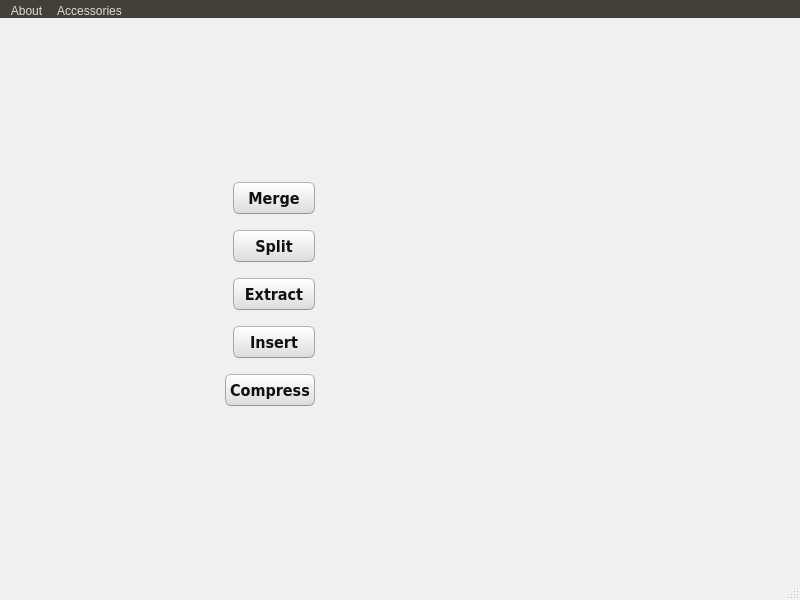
<?xml version="1.0" encoding="UTF-8"?>
<ui version="4.0">
 <class>MainWindow</class>
 <widget class="QMainWindow" name="MainWindow">
  <property name="geometry">
   <rect>
    <x>0</x>
    <y>0</y>
    <width>800</width>
    <height>600</height>
   </rect>
  </property>
  <property name="minimumSize">
   <size>
    <width>800</width>
    <height>600</height>
   </size>
  </property>
  <property name="maximumSize">
   <size>
    <width>800</width>
    <height>600</height>
   </size>
  </property>
  <property name="windowTitle">
   <string notr="true">PDFutils GUI</string>
  </property>
  <property name="windowIcon">
   <iconset resource="media.qrc">
    <normaloff>:/media/custom-utils-gui.png</normaloff>:/media/custom-utils-gui.png</iconset>
  </property>
  <property name="styleSheet">
   <string notr="true">/*
Ubuntu Style Sheet for QT Applications
Author: Jaime A. Quiroga P.
Company: GTRONICK
Last updated: 01/10/2021 (dd/mm/yyyy), 15:18.
Available at: https://github.com/GTRONICK/QSS/blob/master/Ubuntu.qss
*/
QMainWindow {
	background-color:#f0f0f0;
}
QCheckBox {
	padding:2px;
}
QCheckBox:hover {
	border:1px solid rgb(255,150,60);
	border-radius:4px;
	padding: 1px;
	background-color:qlineargradient(spread:pad, x1:0.5, y1:1, x2:0.5, y2:0, stop:0 rgba(190, 90, 50, 50), stop:1 rgba(250, 130, 40, 50));
}
QCheckBox::indicator:checked {
	border:1px solid rgb(246, 134, 86);
	border-radius:4px;
  	background-color:rgb(246, 134, 86)
}
QCheckBox::indicator:unchecked {
	border-width:1px solid rgb(246, 134, 86);
	border-radius:4px;
  	background-color:rgb(255,255,255);
}
QColorDialog {
	background-color:#f0f0f0;
}
QComboBox {
	color:rgb(81,72,65);
	background: #ffffff;
}
QComboBox:editable {
	selection-color:rgb(81,72,65);
	selection-background-color: #ffffff;
}
QComboBox QAbstractItemView {
	selection-color: #ffffff;
	selection-background-color: rgb(246, 134, 86);
}
QComboBox:!editable:on, QComboBox::drop-down:editable:on {
	color:  #1e1d23;	
}
QDateTimeEdit, QDateEdit, QDoubleSpinBox, QFontComboBox {
	color:rgb(81,72,65);
	background-color: #ffffff;
}

QDialog {
	background-color:#f0f0f0;
}

QLabel,QLineEdit {
	color:rgb(17,17,17);
}
QLineEdit {
	background-color:rgb(255,255,255);
	selection-background-color:rgb(236,116,64);
}
QMenuBar {
	color:rgb(223,219,210);
	background-color:rgb(65,64,59);
}
QMenuBar::item {
	padding-top:4px;
	padding-left:4px;
	padding-right:4px;
	color:rgb(223,219,210);
	background-color:rgb(65,64,59);
}
QMenuBar::item:selected {
	color:rgb(255,255,255);
	padding-top:2px;
	padding-left:2px;
	padding-right:2px;
	border-top-width:2px;
	border-left-width:2px;
	border-right-width:2px;
	border-top-right-radius:4px;
	border-top-left-radius:4px;
	border-style:solid;
	background-color:rgb(65,64,59);
	border-top-color: rgb(47,47,44);
	border-right-color: qlineargradient(spread:pad, x1:0, y1:1, x2:1, y2:0, stop:0 rgba(90, 87, 78, 255), stop:1 rgba(47,47,44, 255));
	border-left-color:  qlineargradient(spread:pad, x1:1, y1:0, x2:0, y2:0, stop:0 rgba(90, 87, 78, 255), stop:1 rgba(47,47,44, 255));
}
QMenu {
	color:rgb(223,219,210);
	background-color:rgb(65,64,59);
}
QMenu::item {
	color:rgb(223,219,210);
	padding:4px 10px 4px 20px;
}
QMenu::item:selected {
	color:rgb(255,255,255);
	background-color: qlineargradient(spread:pad, x1:0.5, y1:1, x2:0.5, y2:0, stop:0 rgba(225, 108, 54, 255), stop:1 rgba(246, 134, 86, 255));
	border-style:solid;
	border-width:3px;
	padding:4px 7px 4px 17px;
	border-bottom-color:qlineargradient(spread:pad, x1:0.5, y1:1, x2:0.5, y2:0, stop:0 rgba(175,85,48,255), stop:1 rgba(236,114,67, 255));
	border-top-color:qlineargradient(spread:pad, x1:0.5, y1:1, x2:0.5, y2:0, stop:0 rgba(253,156,113,255), stop:1 rgba(205,90,46, 255));
	border-right-color:qlineargradient(spread:pad, x1:0, y1:0.5, x2:1, y2:0.5, stop:0 rgba(253,156,113,255), stop:1 rgba(205,90,46, 255));
	border-left-color:qlineargradient(spread:pad, x1:1, y1:0.5, x2:0, y2:0.5, stop:0 rgba(253,156,113,255), stop:1 rgba(205,90,46, 255));
}
QPlainTextEdit {
	border: 1px solid transparent;
	color:rgb(17,17,17);
	selection-background-color:rgb(236,116,64);
    background-color: #FFFFFF;
}
QProgressBar {
	text-align: center;
	color: rgb(0, 0, 0);
	border: 1px inset rgb(150,150,150); 
	border-radius: 10px;
	background-color:rgb(221,221,219);
}
QProgressBar::chunk:horizontal {
	background-color: qlineargradient(spread:pad, x1:0.5, y1:1, x2:0.5, y2:0, stop:0 rgba(225, 108, 54, 255), stop:1 rgba(246, 134, 86, 255));
	border:1px solid;
	border-radius:8px;
	border-bottom-color:qlineargradient(spread:pad, x1:0.5, y1:1, x2:0.5, y2:0, stop:0 rgba(175,85,48,255), stop:1 rgba(236,114,67, 255));
	border-top-color:qlineargradient(spread:pad, x1:0.5, y1:1, x2:0.5, y2:0, stop:0 rgba(253,156,113,255), stop:1 rgba(205,90,46, 255));
	border-right-color:qlineargradient(spread:pad, x1:0, y1:0.5, x2:1, y2:0.5, stop:0 rgba(253,156,113,255), stop:1 rgba(205,90,46, 255));
	border-left-color:qlineargradient(spread:pad, x1:1, y1:0.5, x2:0, y2:0.5, stop:0 rgba(253,156,113,255), stop:1 rgba(205,90,46, 255));
}
QPushButton{
	color:rgb(17,17,17);
	border-width: 1px;
	border-radius: 6px;
	border-bottom-color: rgb(150,150,150);
	border-right-color: rgb(165,165,165);
	border-left-color: rgb(165,165,165);
	border-top-color: rgb(180,180,180);
	border-style: solid;
	padding: 4px;
	background-color: qlineargradient(spread:pad, x1:0.5, y1:1, x2:0.5, y2:0, stop:0 rgba(220, 220, 220, 255), stop:1 rgba(255, 255, 255, 255));
}
QPushButton:hover{
	color:rgb(17,17,17);
	border-width: 1px;
	border-radius:6px;
	border-top-color: rgb(255,150,60);
	border-right-color: qlineargradient(spread:pad, x1:0, y1:1, x2:1, y2:0, stop:0 rgba(200, 70, 20, 255), stop:1 rgba(255,150,60, 255));
	border-left-color:  qlineargradient(spread:pad, x1:1, y1:0, x2:0, y2:0, stop:0 rgba(200, 70, 20, 255), stop:1 rgba(255,150,60, 255));
	border-bottom-color: rgb(200,70,20);
	border-style: solid;
	padding: 2px;
	background-color: qlineargradient(spread:pad, x1:0.5, y1:1, x2:0.5, y2:0, stop:0 rgba(220, 220, 220, 255), stop:1 rgba(255, 255, 255, 255));
}
QPushButton:default{
	color:rgb(17,17,17);
	border-width: 1px;
	border-radius:6px;
	border-top-color: rgb(255,150,60);
	border-right-color: qlineargradient(spread:pad, x1:0, y1:1, x2:1, y2:0, stop:0 rgba(200, 70, 20, 255), stop:1 rgba(255,150,60, 255));
	border-left-color:  qlineargradient(spread:pad, x1:1, y1:0, x2:0, y2:0, stop:0 rgba(200, 70, 20, 255), stop:1 rgba(255,150,60, 255));
	border-bottom-color: rgb(200,70,20);
	border-style: solid;
	padding: 2px;
	background-color: qlineargradient(spread:pad, x1:0.5, y1:1, x2:0.5, y2:0, stop:0 rgba(220, 220, 220, 255), stop:1 rgba(255, 255, 255, 255));
}
QPushButton:pressed{
	color:rgb(17,17,17);
	border-width: 1px;
	border-radius: 6px;
	border-width: 1px;
	border-top-color: rgba(255,150,60,200);
	border-right-color: qlineargradient(spread:pad, x1:0, y1:1, x2:1, y2:0, stop:0 rgba(200, 70, 20, 255), stop:1 rgba(255,150,60, 200));
	border-left-color:  qlineargradient(spread:pad, x1:1, y1:0, x2:0, y2:0, stop:0 rgba(200, 70, 20, 255), stop:1 rgba(255,150,60, 200));
	border-bottom-color: rgba(200,70,20,200);
	border-style: solid;
	padding: 2px;
	background-color: qlineargradient(spread:pad, x1:0.5, y1:0, x2:0.5, y2:1, stop:0 rgba(220, 220, 220, 255), stop:1 rgba(255, 255, 255, 255));
}
QPushButton:disabled{
	color:rgb(174,167,159);
	border-width: 1px;
	border-radius: 6px;
	background-color: qlineargradient(spread:pad, x1:0.5, y1:1, x2:0.5, y2:0, stop:0 rgba(200, 200, 200, 255), stop:1 rgba(230, 230, 230, 255));
}
QRadioButton {
	padding: 1px;
}
QRadioButton::indicator:checked {
	height: 10px;
	width: 10px;
	border-style:solid;
	border-radius:5px;
	border-width: 1px;
	border-color: rgba(246, 134, 86, 255);
	color: #a9b7c6;
	background-color:rgba(246, 134, 86, 255);
}
QRadioButton::indicator:!checked {
	height: 10px;
	width: 10px;
	border-style:solid;
	border-radius:5px;
	border-width: 1px;
	border-color: rgb(246, 134, 86);
	color: #a9b7c6;
	background-color: transparent;
}
QScrollArea {
	color: white;
	background-color:#f0f0f0;
}
QSlider::groove {
	border-style: solid;
	border-width: 1px;
	border-color: rgb(207,207,207);
}
QSlider::groove:horizontal {
	height: 5px;
	background: rgb(246, 134, 86);
}
QSlider::groove:vertical {
	width: 5px;
	background: rgb(246, 134, 86);
}
QSlider::handle:horizontal {
	background: rgb(253,253,253);
	border-style: solid;
	border-width: 1px;
	border-color: rgb(207,207,207);
	width: 12px;
	margin: -5px 0;
	border-radius: 7px;
}
QSlider::handle:vertical {
	background: rgb(253,253,253);
	border-style: solid;
	border-width: 1px;
	border-color: rgb(207,207,207);
	height: 12px;
	margin: 0 -5px;
	border-radius: 7px;
}
QSlider::add-page:horizontal, QSlider::add-page:vertical {
 	background: white;
}
QSlider::sub-page:horizontal, QSlider::sub-page:vertical {
	background: rgb(246, 134, 86);
}
QStatusBar, QSpinBox {
	color:rgb(81,72,65);
}
QSpinBox {
	background-color: #ffffff;
}
QScrollBar:horizontal {
	max-height: 20px;
	border: 1px transparent;
	margin: 0px 20px 0px 20px;
}
QScrollBar::handle:horizontal {
	background: rgb(253,253,253);
	border: 1px solid rgb(207,207,207);
	border-radius: 7px;
	min-width: 25px;
}
QScrollBar::handle:horizontal:hover {
	background: rgb(253,253,253);
	border: 1px solid rgb(255,150,60);
	border-radius: 7px;
	min-width: 25px;
}
QScrollBar::add-line:horizontal {
  	border: 1px solid rgb(207,207,207);
  	border-top-right-radius: 7px;
  	border-top-left-radius: 7px;
  	border-bottom-right-radius: 7px;
  	background: rgb(255, 255, 255);
  	width: 20px;
  	subcontrol-position: right;
  	subcontrol-origin: margin;
}
QScrollBar::add-line:horizontal:hover {
  	border: 1px solid rgb(255,150,60);
  	border-top-right-radius: 7px;
  	border-top-left-radius: 7px;
  	border-bottom-right-radius: 7px;
  	background: rgb(255, 255, 255);
  	width: 20px;
  	subcontrol-position: right;
  	subcontrol-origin: margin;
}
QScrollBar::add-line:horizontal:pressed {
  	border: 1px solid grey;
  	border-top-left-radius: 7px;
  	border-top-right-radius: 7px;
  	border-bottom-right-radius: 7px;
  	background: rgb(231,231,231);
  	width: 20px;
  	subcontrol-position: right;
  	subcontrol-origin: margin;
}
QScrollBar::sub-line:horizontal {
  	border: 1px solid rgb(207,207,207);
  	border-top-right-radius: 7px;
  	border-top-left-radius: 7px;
  	border-bottom-left-radius: 7px;
  	background: rgb(255, 255, 255);
  	width: 20px;
  	subcontrol-position: left;
  	subcontrol-origin: margin;
}
QScrollBar::sub-line:horizontal:hover {
  	border: 1px solid rgb(255,150,60);
  	border-top-right-radius: 7px;
  	border-top-left-radius: 7px;
  	border-bottom-left-radius: 7px;
  	background: rgb(255, 255, 255);
  	width: 20px;
  	subcontrol-position: left;
  	subcontrol-origin: margin;
}
QScrollBar::sub-line:horizontal:pressed {
  	border: 1px solid grey;
  	border-top-right-radius: 7px;
  	border-top-left-radius: 7px;
  	border-bottom-left-radius: 7px;
  	background: rgb(231,231,231);
  	width: 20px;
  	subcontrol-position: left;
  	subcontrol-origin: margin;
}
QScrollBar::left-arrow:horizontal {
  	border: 1px transparent grey;
  	border-top-left-radius: 3px;
  	border-bottom-left-radius: 3px;
  	width: 6px;
  	height: 6px;
  	background: rgb(230,230,230);
}
QScrollBar::right-arrow:horizontal {
	border: 1px transparent grey;
	border-top-right-radius: 3px;
	border-bottom-right-radius: 3px;
  	width: 6px;
  	height: 6px;
 	background: rgb(230,230,230);
}
QScrollBar::add-page:horizontal, QScrollBar::sub-page:horizontal {
 	background: none;
} 
QScrollBar:vertical {
	max-width: 20px;
	border: 1px transparent grey;
	margin: 20px 0px 20px 0px;
}
QScrollBar::add-line:vertical {
	border: 1px solid;
	border-color: rgb(207,207,207);
	border-bottom-right-radius: 7px;
	border-bottom-left-radius: 7px;
	border-top-left-radius: 7px;
	background: rgb(255, 255, 255);
  	height: 20px;
  	subcontrol-position: bottom;
  	subcontrol-origin: margin;
}
QScrollBar::add-line:vertical:hover {
  	border: 1px solid;
  	border-color: rgb(255,150,60);
  	border-bottom-right-radius: 7px;
  	border-bottom-left-radius: 7px;
  	border-top-left-radius: 7px;
  	background: rgb(255, 255, 255);
  	height: 20px;
  	subcontrol-position: bottom;
  	subcontrol-origin: margin;
}
QScrollBar::add-line:vertical:pressed {
  	border: 1px solid grey;
  	border-bottom-left-radius: 7px;
  	border-bottom-right-radius: 7px;
  	border-top-left-radius: 7px;
  	background: rgb(231,231,231);
  	height: 20px;
  	subcontrol-position: bottom;
  	subcontrol-origin: margin;
}
QScrollBar::sub-line:vertical {
  	border: 1px solid rgb(207,207,207);
  	border-top-right-radius: 7px;
  	border-top-left-radius: 7px;
  	border-bottom-left-radius: 7px;
  	background: rgb(255, 255, 255);
  	height: 20px;
  	subcontrol-position: top;
  	subcontrol-origin: margin;
}
QScrollBar::sub-line:vertical:hover {
  	border: 1px solid rgb(255,150,60);
  	border-top-right-radius: 7px;
  	border-top-left-radius: 7px;
  	border-bottom-left-radius: 7px;
	background: rgb(255, 255, 255);
  	height: 20px;
  	subcontrol-position: top;
  	subcontrol-origin: margin;
}
QScrollBar::sub-line:vertical:pressed {
  	border: 1px solid grey;
  	border-top-left-radius: 7px;
  	border-top-right-radius: 7px;
  	background: rgb(231,231,231);
 	height: 20px;
  	subcontrol-position: top;
  	subcontrol-origin: margin;
}
QScrollBar::handle:vertical {
	background: rgb(253,253,253);
	border: 1px solid rgb(207,207,207);
	border-radius: 7px;
	min-height: 25px;
}
QScrollBar::handle:vertical:hover {
	background: rgb(253,253,253);
	border: 1px solid rgb(255,150,60);
	border-radius: 7px;
	min-height: 25px;
}
QScrollBar::up-arrow:vertical {
	border: 1px transparent grey;
  	border-top-left-radius: 3px;
	border-top-right-radius: 3px;
  	width: 6px;
  	height: 6px;
  	background: rgb(230,230,230);
}
QScrollBar::down-arrow:vertical {
  	border: 1px transparent grey;
  	border-bottom-left-radius: 3px;
  	border-bottom-right-radius: 3px;
  	width: 6px;
  	height: 6px;
  	background: rgb(230,230,230);
}
QScrollBar::add-page:vertical, QScrollBar::sub-page:vertical {
  	background: none;
}
QTabWidget {
	color:rgb(0,0,0);
	background-color:rgb(247,246,246);
}
QTabWidget::pane {
	border-color: rgb(180,180,180);
	background-color:rgb(247,246,246);
	border-style: solid;
	border-width: 1px;
  	border-radius: 6px;
}
QTabBar::tab {
	padding-left:4px;
	padding-right:4px;
	padding-bottom:2px;
	padding-top:2px;
	color:rgb(81,72,65);
  	background-color: qlineargradient(spread:pad, x1:0.5, y1:1, x2:0.5, y2:0, stop:0 rgba(221,218,217,255), stop:1 rgba(240,239,238,255));
	border-style: solid;
	border-width: 1px;
  	border-top-right-radius:4px;
	border-top-left-radius:4px;
	border-top-color: rgb(180,180,180);
	border-left-color: rgb(180,180,180);
	border-right-color: rgb(180,180,180);
	border-bottom-color: transparent;
}
QTabBar::tab:selected, QTabBar::tab:last:selected, QTabBar::tab:hover {
  	background-color:rgb(247,246,246);
  	margin-left: 0px;
  	margin-right: 1px;
}
QTabBar::tab:!selected {
	margin-top: 1px;
	margin-right: 1px;
}
QTextEdit {
	border-width: 1px;
	border-style: solid;
	border-color:transparent;
	color:rgb(17,17,17);
	selection-background-color:rgb(236,116,64);
}
QTimeEdit, QToolBox, QToolBox::tab, QToolBox::tab:selected {
	color:rgb(81,72,65);
	background-color: #ffffff;
}</string>
  </property>
  <widget class="QWidget" name="centralwidget">
   <widget class="QWidget" name="gridLayoutWidget">
    <property name="geometry">
     <rect>
      <x>-1</x>
      <y>0</y>
      <width>801</width>
      <height>551</height>
     </rect>
    </property>
    <layout class="QGridLayout" name="grid00">
     <property name="sizeConstraint">
      <enum>QLayout::SetDefaultConstraint</enum>
     </property>
     <item row="0" column="0">
      <layout class="QHBoxLayout" name="hbox01">
       <property name="spacing">
        <number>32</number>
       </property>
       <property name="leftMargin">
        <number>10</number>
       </property>
       <property name="topMargin">
        <number>10</number>
       </property>
       <property name="rightMargin">
        <number>10</number>
       </property>
       <property name="bottomMargin">
        <number>10</number>
       </property>
       <item>
        <spacer name="hspc01a_2">
         <property name="orientation">
          <enum>Qt::Horizontal</enum>
         </property>
         <property name="sizeType">
          <enum>QSizePolicy::MinimumExpanding</enum>
         </property>
         <property name="sizeHint" stdset="0">
          <size>
           <width>10</width>
           <height>20</height>
          </size>
         </property>
        </spacer>
       </item>
       <item>
        <layout class="QVBoxLayout" name="vbox02">
         <property name="spacing">
          <number>16</number>
         </property>
         <property name="leftMargin">
          <number>2</number>
         </property>
         <property name="topMargin">
          <number>2</number>
         </property>
         <property name="rightMargin">
          <number>2</number>
         </property>
         <property name="bottomMargin">
          <number>2</number>
         </property>
         <item>
          <spacer name="vpsc02b">
           <property name="orientation">
            <enum>Qt::Vertical</enum>
           </property>
           <property name="sizeHint" stdset="0">
            <size>
             <width>20</width>
             <height>40</height>
            </size>
           </property>
          </spacer>
         </item>
         <item>
          <layout class="QHBoxLayout" name="hbox03">
           <property name="spacing">
            <number>16</number>
           </property>
           <property name="leftMargin">
            <number>2</number>
           </property>
           <property name="rightMargin">
            <number>64</number>
           </property>
           <item>
            <widget class="QLabel" name="icon03">
             <property name="minimumSize">
              <size>
               <width>24</width>
               <height>24</height>
              </size>
             </property>
             <property name="maximumSize">
              <size>
               <width>32</width>
               <height>32</height>
              </size>
             </property>
             <property name="baseSize">
              <size>
               <width>32</width>
               <height>32</height>
              </size>
             </property>
             <property name="text">
              <string/>
             </property>
             <property name="pixmap">
              <pixmap resource="media.qrc">:/media/merge.svg</pixmap>
             </property>
             <property name="scaledContents">
              <bool>true</bool>
             </property>
             <property name="alignment">
              <set>Qt::AlignRight|Qt::AlignTrailing|Qt::AlignVCenter</set>
             </property>
            </widget>
           </item>
           <item>
            <widget class="QPushButton" name="btn03_merge">
             <property name="sizePolicy">
              <sizepolicy hsizetype="Preferred" vsizetype="Fixed">
               <horstretch>0</horstretch>
               <verstretch>0</verstretch>
              </sizepolicy>
             </property>
             <property name="minimumSize">
              <size>
               <width>64</width>
               <height>32</height>
              </size>
             </property>
             <property name="maximumSize">
              <size>
               <width>256</width>
               <height>32</height>
              </size>
             </property>
             <property name="baseSize">
              <size>
               <width>128</width>
               <height>32</height>
              </size>
             </property>
             <property name="font">
              <font>
               <family>DejaVu Sans Condensed</family>
               <pointsize>12</pointsize>
               <bold>true</bold>
              </font>
             </property>
             <property name="mouseTracking">
              <bool>true</bool>
             </property>
             <property name="tabletTracking">
              <bool>false</bool>
             </property>
             <property name="autoFillBackground">
              <bool>false</bool>
             </property>
             <property name="text">
              <string>Merge</string>
             </property>
             <property name="iconSize">
              <size>
               <width>24</width>
               <height>24</height>
              </size>
             </property>
            </widget>
           </item>
          </layout>
         </item>
         <item>
          <layout class="QHBoxLayout" name="hbox04">
           <property name="spacing">
            <number>16</number>
           </property>
           <property name="leftMargin">
            <number>2</number>
           </property>
           <property name="rightMargin">
            <number>64</number>
           </property>
           <item>
            <widget class="QLabel" name="icon02">
             <property name="minimumSize">
              <size>
               <width>24</width>
               <height>24</height>
              </size>
             </property>
             <property name="maximumSize">
              <size>
               <width>32</width>
               <height>32</height>
              </size>
             </property>
             <property name="baseSize">
              <size>
               <width>32</width>
               <height>0</height>
              </size>
             </property>
             <property name="text">
              <string/>
             </property>
             <property name="pixmap">
              <pixmap resource="media.qrc">:/media/split.svg</pixmap>
             </property>
             <property name="alignment">
              <set>Qt::AlignRight|Qt::AlignTrailing|Qt::AlignVCenter</set>
             </property>
            </widget>
           </item>
           <item>
            <widget class="QPushButton" name="btn04_split">
             <property name="sizePolicy">
              <sizepolicy hsizetype="Preferred" vsizetype="Fixed">
               <horstretch>0</horstretch>
               <verstretch>0</verstretch>
              </sizepolicy>
             </property>
             <property name="minimumSize">
              <size>
               <width>64</width>
               <height>32</height>
              </size>
             </property>
             <property name="maximumSize">
              <size>
               <width>256</width>
               <height>32</height>
              </size>
             </property>
             <property name="baseSize">
              <size>
               <width>128</width>
               <height>32</height>
              </size>
             </property>
             <property name="font">
              <font>
               <family>DejaVu Sans Condensed</family>
               <pointsize>12</pointsize>
               <bold>true</bold>
              </font>
             </property>
             <property name="mouseTracking">
              <bool>true</bool>
             </property>
             <property name="tabletTracking">
              <bool>false</bool>
             </property>
             <property name="autoFillBackground">
              <bool>false</bool>
             </property>
             <property name="text">
              <string>Split</string>
             </property>
            </widget>
           </item>
          </layout>
         </item>
         <item>
          <layout class="QHBoxLayout" name="hbox05">
           <property name="spacing">
            <number>16</number>
           </property>
           <property name="leftMargin">
            <number>2</number>
           </property>
           <property name="rightMargin">
            <number>64</number>
           </property>
           <item>
            <widget class="QLabel" name="icon05">
             <property name="minimumSize">
              <size>
               <width>24</width>
               <height>24</height>
              </size>
             </property>
             <property name="maximumSize">
              <size>
               <width>32</width>
               <height>32</height>
              </size>
             </property>
             <property name="baseSize">
              <size>
               <width>32</width>
               <height>0</height>
              </size>
             </property>
             <property name="text">
              <string/>
             </property>
             <property name="pixmap">
              <pixmap resource="media.qrc">:/media/extract.svg</pixmap>
             </property>
             <property name="alignment">
              <set>Qt::AlignRight|Qt::AlignTrailing|Qt::AlignVCenter</set>
             </property>
            </widget>
           </item>
           <item>
            <widget class="QPushButton" name="btn05_extract">
             <property name="sizePolicy">
              <sizepolicy hsizetype="Preferred" vsizetype="Fixed">
               <horstretch>0</horstretch>
               <verstretch>0</verstretch>
              </sizepolicy>
             </property>
             <property name="minimumSize">
              <size>
               <width>64</width>
               <height>32</height>
              </size>
             </property>
             <property name="maximumSize">
              <size>
               <width>256</width>
               <height>32</height>
              </size>
             </property>
             <property name="baseSize">
              <size>
               <width>128</width>
               <height>32</height>
              </size>
             </property>
             <property name="font">
              <font>
               <family>DejaVu Sans Condensed</family>
               <pointsize>12</pointsize>
               <bold>true</bold>
              </font>
             </property>
             <property name="mouseTracking">
              <bool>true</bool>
             </property>
             <property name="tabletTracking">
              <bool>false</bool>
             </property>
             <property name="autoFillBackground">
              <bool>false</bool>
             </property>
             <property name="text">
              <string>Extract</string>
             </property>
            </widget>
           </item>
          </layout>
         </item>
         <item>
          <layout class="QHBoxLayout" name="hbox06">
           <property name="spacing">
            <number>16</number>
           </property>
           <property name="leftMargin">
            <number>2</number>
           </property>
           <property name="rightMargin">
            <number>64</number>
           </property>
           <item>
            <widget class="QLabel" name="icon06">
             <property name="minimumSize">
              <size>
               <width>24</width>
               <height>24</height>
              </size>
             </property>
             <property name="maximumSize">
              <size>
               <width>32</width>
               <height>32</height>
              </size>
             </property>
             <property name="baseSize">
              <size>
               <width>32</width>
               <height>0</height>
              </size>
             </property>
             <property name="text">
              <string/>
             </property>
             <property name="pixmap">
              <pixmap resource="media.qrc">:/media/insert-page.svg</pixmap>
             </property>
             <property name="alignment">
              <set>Qt::AlignRight|Qt::AlignTrailing|Qt::AlignVCenter</set>
             </property>
            </widget>
           </item>
           <item>
            <widget class="QPushButton" name="btn06_insert">
             <property name="sizePolicy">
              <sizepolicy hsizetype="Preferred" vsizetype="Fixed">
               <horstretch>0</horstretch>
               <verstretch>0</verstretch>
              </sizepolicy>
             </property>
             <property name="minimumSize">
              <size>
               <width>64</width>
               <height>32</height>
              </size>
             </property>
             <property name="maximumSize">
              <size>
               <width>256</width>
               <height>32</height>
              </size>
             </property>
             <property name="baseSize">
              <size>
               <width>128</width>
               <height>32</height>
              </size>
             </property>
             <property name="font">
              <font>
               <family>DejaVu Sans Condensed</family>
               <pointsize>12</pointsize>
               <bold>true</bold>
              </font>
             </property>
             <property name="mouseTracking">
              <bool>true</bool>
             </property>
             <property name="tabletTracking">
              <bool>false</bool>
             </property>
             <property name="autoFillBackground">
              <bool>false</bool>
             </property>
             <property name="text">
              <string>Insert</string>
             </property>
            </widget>
           </item>
          </layout>
         </item>
         <item>
          <layout class="QHBoxLayout" name="hbox07">
           <property name="spacing">
            <number>16</number>
           </property>
           <property name="leftMargin">
            <number>2</number>
           </property>
           <property name="rightMargin">
            <number>64</number>
           </property>
           <item>
            <widget class="QLabel" name="icon07">
             <property name="minimumSize">
              <size>
               <width>24</width>
               <height>24</height>
              </size>
             </property>
             <property name="maximumSize">
              <size>
               <width>32</width>
               <height>32</height>
              </size>
             </property>
             <property name="baseSize">
              <size>
               <width>32</width>
               <height>0</height>
              </size>
             </property>
             <property name="text">
              <string/>
             </property>
             <property name="pixmap">
              <pixmap resource="media.qrc">:/media/compress.svg</pixmap>
             </property>
             <property name="alignment">
              <set>Qt::AlignRight|Qt::AlignTrailing|Qt::AlignVCenter</set>
             </property>
            </widget>
           </item>
           <item>
            <widget class="QPushButton" name="btn07_compress">
             <property name="enabled">
              <bool>true</bool>
             </property>
             <property name="sizePolicy">
              <sizepolicy hsizetype="Preferred" vsizetype="Fixed">
               <horstretch>0</horstretch>
               <verstretch>0</verstretch>
              </sizepolicy>
             </property>
             <property name="minimumSize">
              <size>
               <width>64</width>
               <height>32</height>
              </size>
             </property>
             <property name="maximumSize">
              <size>
               <width>256</width>
               <height>32</height>
              </size>
             </property>
             <property name="baseSize">
              <size>
               <width>128</width>
               <height>32</height>
              </size>
             </property>
             <property name="font">
              <font>
               <family>DejaVu Sans Condensed</family>
               <pointsize>12</pointsize>
               <bold>true</bold>
              </font>
             </property>
             <property name="mouseTracking">
              <bool>true</bool>
             </property>
             <property name="tabletTracking">
              <bool>false</bool>
             </property>
             <property name="autoFillBackground">
              <bool>false</bool>
             </property>
             <property name="text">
              <string>Compress</string>
             </property>
            </widget>
           </item>
          </layout>
         </item>
         <item>
          <spacer name="vpsc02a">
           <property name="orientation">
            <enum>Qt::Vertical</enum>
           </property>
           <property name="sizeHint" stdset="0">
            <size>
             <width>20</width>
             <height>40</height>
            </size>
           </property>
          </spacer>
         </item>
        </layout>
       </item>
       <item>
        <spacer name="hspc01a">
         <property name="orientation">
          <enum>Qt::Horizontal</enum>
         </property>
         <property name="sizeType">
          <enum>QSizePolicy::MinimumExpanding</enum>
         </property>
         <property name="sizeHint" stdset="0">
          <size>
           <width>10</width>
           <height>20</height>
          </size>
         </property>
        </spacer>
       </item>
       <item>
        <widget class="QLabel" name="logo01">
         <property name="minimumSize">
          <size>
           <width>32</width>
           <height>32</height>
          </size>
         </property>
         <property name="maximumSize">
          <size>
           <width>300</width>
           <height>300</height>
          </size>
         </property>
         <property name="text">
          <string/>
         </property>
         <property name="pixmap">
          <pixmap resource="media.qrc">:/media/pdf.png</pixmap>
         </property>
         <property name="scaledContents">
          <bool>true</bool>
         </property>
         <property name="alignment">
          <set>Qt::AlignCenter</set>
         </property>
        </widget>
       </item>
       <item>
        <spacer name="hspc01b">
         <property name="orientation">
          <enum>Qt::Horizontal</enum>
         </property>
         <property name="sizeType">
          <enum>QSizePolicy::MinimumExpanding</enum>
         </property>
         <property name="sizeHint" stdset="0">
          <size>
           <width>10</width>
           <height>20</height>
          </size>
         </property>
        </spacer>
       </item>
      </layout>
     </item>
    </layout>
   </widget>
  </widget>
  <widget class="QMenuBar" name="menubar">
   <property name="enabled">
    <bool>true</bool>
   </property>
   <property name="geometry">
    <rect>
     <x>0</x>
     <y>0</y>
     <width>800</width>
     <height>19</height>
    </rect>
   </property>
   <widget class="QMenu" name="menuAbout">
    <property name="title">
     <string>About</string>
    </property>
    <widget class="QMenu" name="menuVerify_updates">
     <property name="title">
      <string>Version 0.2.0-alpha</string>
     </property>
     <addaction name="link00c"/>
     <addaction name="link00"/>
    </widget>
    <addaction name="menuVerify_updates"/>
    <addaction name="link00a"/>
   </widget>
   <widget class="QMenu" name="menuAccessories">
    <property name="title">
     <string>Accessories</string>
    </property>
    <addaction name="link00d"/>
    <addaction name="link00e"/>
   </widget>
   <addaction name="menuAbout"/>
   <addaction name="menuAccessories"/>
  </widget>
  <widget class="QStatusBar" name="statusbar"/>
  <action name="label00">
   <property name="text">
    <string>Version: 0.1.0-alpha</string>
   </property>
  </action>
  <action name="link00a">
   <property name="text">
    <string>GitHub</string>
   </property>
  </action>
  <action name="link00d">
   <property name="text">
    <string>Install GhostScript</string>
   </property>
  </action>
  <action name="link00e">
   <property name="text">
    <string>Check out qPDF</string>
   </property>
  </action>
  <action name="link00c">
   <property name="checkable">
    <bool>true</bool>
   </property>
   <property name="text">
    <string>Allow pre-release</string>
   </property>
   <property name="toolTip">
    <string>Swtich between the stable and pre-release branches for updates</string>
   </property>
  </action>
  <action name="link00">
   <property name="checkable">
    <bool>false</bool>
   </property>
   <property name="text">
    <string>Check for updates</string>
   </property>
  </action>
 </widget>
 <resources>
  <include location="media.qrc"/>
 </resources>
 <connections/>
</ui>
